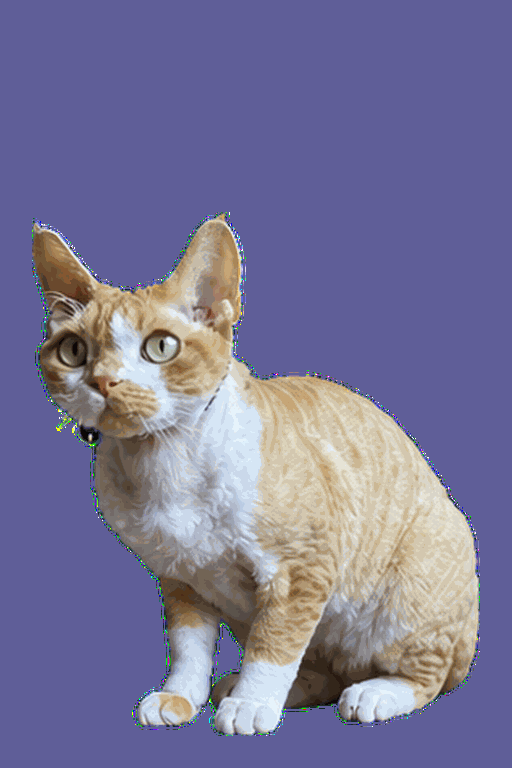
#> input picture qa/jump/normal.gif, 512 x 768 px
$ python -i validate_assets.py   (imports and definitions only)
#> lines starting #> are read from the running program, lines starting #| are printed output that depends on the picture
from __future__ import annotations

import argparse
import hashlib
import json
from pathlib import Path

from PIL import Image

try:
    from tools.clean_colored_edges import contamination_mask
except ModuleNotFoundError:
    from clean_colored_edges import contamination_mask


ACTIONS = ("jump", "squash", "shake")
EXPECTED_SIZE = (512, 768)
FRAME_COUNT = 30
EXPECTED_NAMES = tuple(f"{index:02d}.png" for index in range(FRAME_COUNT))
EXPECTED_KEYFRAME_NAMES = tuple(f"{index:02d}.png" for index in range(6))
KEYFRAME_POSITIONS = (0, 6, 12, 17, 23, 29)


# [6 lines left out: function transparent_rgb_is_zero, not called in this run]


def border_is_transparent(image: Image.Image) -> bool:
    alpha = image.getchannel("A")
    top = alpha.crop((0, 0, alpha.width, 1)).getbbox()
    bottom = alpha.crop((0, alpha.height - 1, alpha.width, alpha.height)).getbbox()
    left = alpha.crop((0, 0, 1, alpha.height)).getbbox()
    right = alpha.crop((alpha.width - 1, 0, alpha.width, alpha.height)).getbbox()
    return not any((top, bottom, left, right))


# [134 lines left out: functions visible_colored_edge_count, validate_keyframe_hashes, validate_assets, main, not called in this run]


# [2 lines not run here, left out]

>>> import cv2
>>> picture = cv2.imread('../qa/jump/normal.gif', cv2.IMREAD_GRAYSCALE)
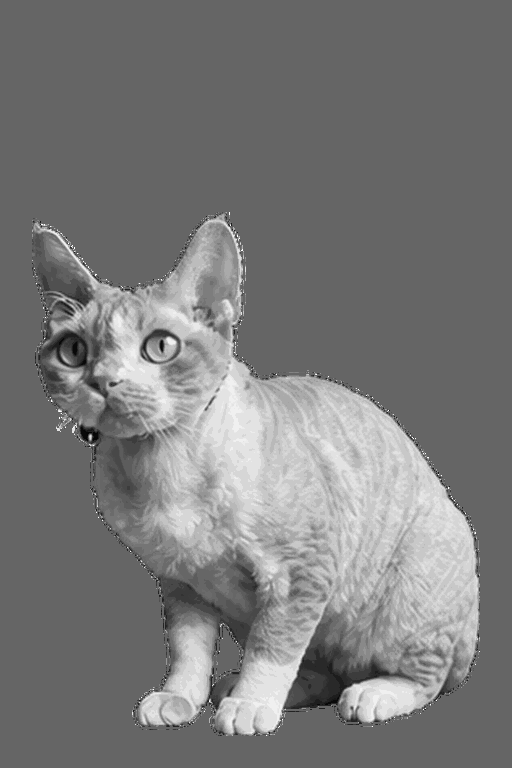
#> picture: shape (768, 512); min 6, max 255, mean 122.1
#> (the run stopped early here; a loop or call above may not have finished)
